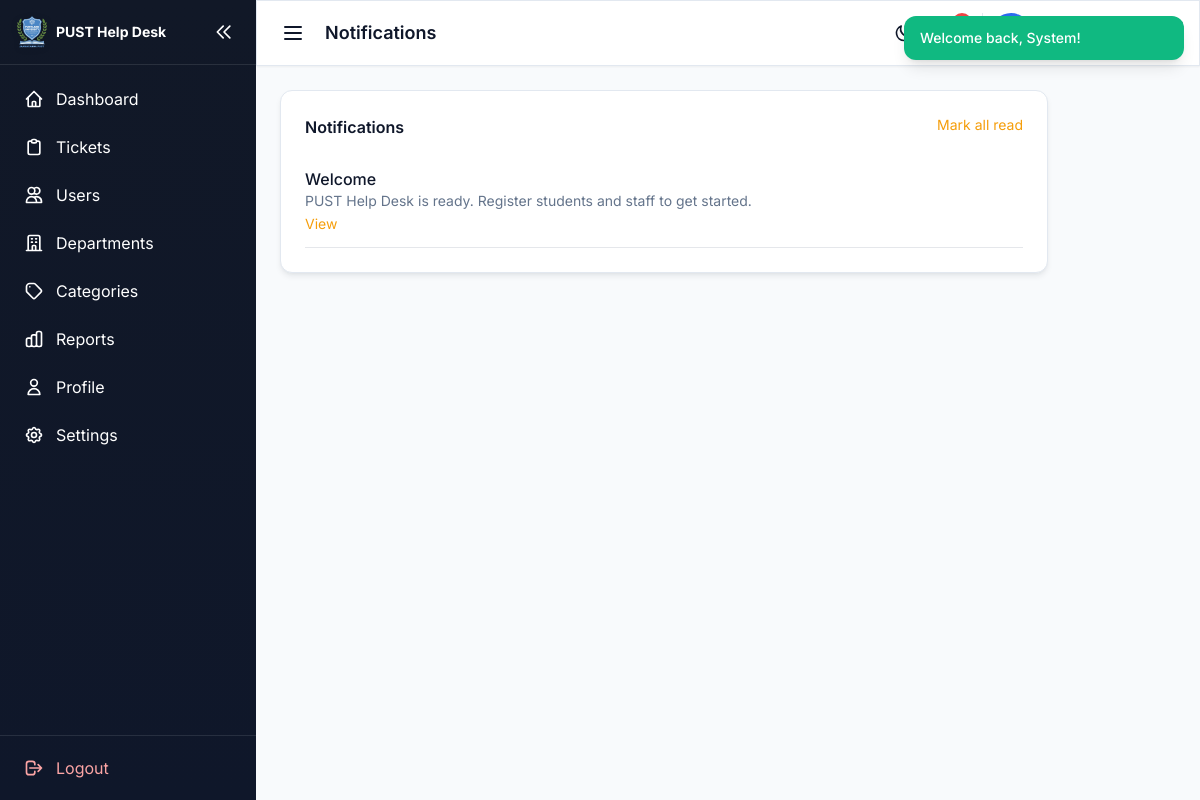
The page /admin/notifications.php (signed in) on the database its author committed.
### tables this page shows
CREATE TABLE notifications (
    id INT UNSIGNED AUTO_INCREMENT PRIMARY KEY,
    user_id INT UNSIGNED NOT NULL,
    type VARCHAR(50) NOT NULL,
    title VARCHAR(255) NOT NULL,
    message TEXT NOT NULL,
    link VARCHAR(500) NULL,
    is_read TINYINT(1) NOT NULL DEFAULT 0,
    created_at TIMESTAMP DEFAULT CURRENT_TIMESTAMP,
    FOREIGN KEY (user_id) REFERENCES users(id) ON DELETE CASCADE,
    INDEX idx_notifications_user (user_id),
    INDEX idx_notifications_read (is_read)
);

### includes/functions/notifications.php (called while the page is built, shortened)
<?php
function getNotifications(int $userId, int $limit = 20, bool $unreadOnly = false): array
{
    $db = getDB();
    $sql = 'SELECT * FROM notifications WHERE user_id = ?';
    $sql .= ' ORDER BY created_at DESC LIMIT ' . (int) $limit;
    $stmt = $db->prepare($sql);
    $stmt->execute([$userId]);
    return $stmt->fetchAll();
}

### admin/notifications.php (the view, shortened to what this page needs)
<?php
$notifications = getNotifications(userId(), 50);
require dirname(__DIR__) . '/includes/templates/dashboard-layout.php';
?>
<div class="dashboard-card rounded-xl p-6 max-w-3xl">
    <a href="?read_all=1" class="text-sm text-pust-amber float-right">Mark all read</a>
    <h2 class="font-semibold mb-4">Notifications</h2>
    <?php foreach ($notifications as $n): ?>
    <div class="py-3 border-b <?= $n['is_read']?'opacity-60':'' ?>">
        <p class="font-medium"><?= e($n['title']) ?></p><p class="text-sm text-slate-500"><?= e($n['message']) ?></p>
        <?php if ($n['link']): ?><a href="<?= e($n['link']) ?>" class="text-sm text-pust-amber">View</a><?php endif; ?>
    </div>
    <?php endforeach; ?>
</div>
<?php require dirname(__DIR__) . '/includes/templates/dashboard-footer.php'; ?>

### assets/css/custom.css (style rules this page uses)
body { font-family: 'Inter', system-ui, -apple-system, sans-serif; -webkit-font-smoothing: antialiased; }
.text-pust-amber { color: var(--pust-amber); }
.dashboard-layout { background-color: var(--dash-bg); color: var(--dash-text); min-height: 100vh; transition: background-color 0.25s ease, color 0.25s ease; }
.dashboard-card { background-color: var(--dash-card); border: 1px solid var(--dash-border); border-radius: 0.75rem; box-shadow: var(--pust-shadow-card); color: var(--dash-text); transition: background-color 0.25s ease, border-color 0.25s ease, color 0.25s ease, box-shadow 0.25s ease; }
:root { --sidebar-width: 16rem; --sidebar-width-collapsed: 4.5rem; }
@media (min-width: 1024px) { html:not(.sidebar-collapsed) { --sidebar-width-active: var(--sidebar-width); } }
.dashboard-layout .text-slate-500, .dashboard-layout .text-slate-600 { color: var(--dash-muted) !important; }

### rows shown on the page
notifications: title "Welcome", message "PUST Help Desk is ready. Register students and staff to get started."

### other values the page prints
$item['label'] "Dashboard"
$item['label'] "Tickets"
$item['label'] "Users"
$item['label'] "Departments"
$item['label'] "Categories"
$item['label'] "Reports"
$item['label'] "Profile"
$item['label'] "Settings"
$pageTitle "Notifications"
